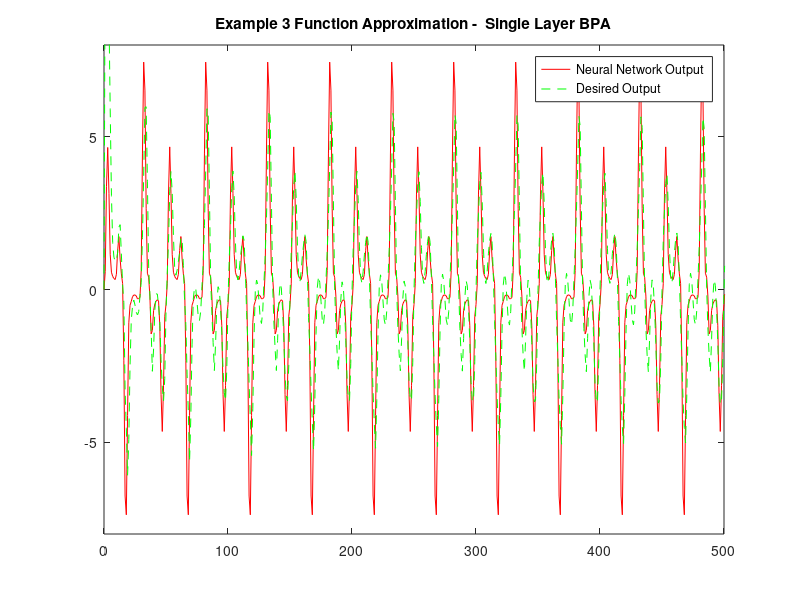

MATLAB code to generate this figure:
 clc;close all;clear all;
a = 1; b = 1;

m0 = 1;
m1 = 20;
m2 = 1;

w1 = rand(m1,m0+1);
w2 = rand(m2,m1+1);

w4 = rand(m1,m0+1);
w5 = rand(m2,m1+1);

eta = 0.011;
n = 0:1:10000;
yp = [0] ;
yphat = 0;

for k=1:length(n)
        
        u = sin(2*pi*k/25)+sin(2*pi*k/10);
        
        u1 = u^3;
        
        
        p = [1;yp(end)];
        
        

        %FORWARD PASS
        
        v1 = w1*p;
        phi_v1 = a*tanh(b*v1); 
        y1_k = [1 ; phi_v1];
        v2 = w2*y1_k; 
        
        y3 = v2 ;
        
        %BACKWARD PASS
         
        
          
        p2 = [1;u];
        
        %FORWARD PASS
        
        v4= w4*p2;
        phi_v4 = a*tanh(b*v4); 
        y4_k = [1 ; phi_v4];
        v5 = w5*y4_k; 
       
        y6= v5;
        
        %error calculation
        
        yp1 =(yp(end)/(1 + (yp(end))^2))+ u1;
        yp = [yp yp1];
        
        yphat1 = y3 + y6;
        yphat = [yphat yphat1];
        
        E = yp1 - yphat1;

        phi_v2_diff = 1;
        phi_v1_diff = (b/a)*(a^2 - phi_v1.^2); 
        delta2 = E.*phi_v2_diff; 
        delta_w2 = eta.*delta2*(y1_k)'; 
       
        delta1 = (w2(:,2:length(w2))'*delta2).*(phi_v1_diff);
        delta_w1 = eta.*delta1*(p)';
        
        %WEIGHT UPDATION
        
        w1 = w1 + delta_w1;
        w2 = w2 + delta_w2;
        
        phi_v5_diff = 1;
        phi_v4_diff = (a/b)*(a^2 - phi_v4.^2); % 20 x 1
   
        %BACKWARD PASS
    
        delta5 = E.*phi_v5_diff; % 1 x 1   
        delta_w5 = eta.*delta5*(y4_k)'; % 1 x 11
        
        delta4 = (w5(:,2:length(w5))'*delta5).*(phi_v4_diff);
        delta_w4 = eta.*delta4*(p2)';
        
        % WEIGHT UPDATION
        w4 = w4 + delta_w4;
        w5 = w5 + delta_w5;
        

        

        
end


% ----------------------------------------------------------------------- %
%                           Plotting Graphs                               %
% ----------------------------------------------------------------------- %

K = 0:length(n);
figure;
plot(K,yp,'-r',K,yphat,'--g');
legend('Neural Network Output', 'Desired Output');
title('Example 3 Function Approximation -  Single Layer BPA');
axis([0 500 -8 8])
g=var(yp(2:end)-yphat(2:end));
h=var(yp(2:end));
perf=(1-(g/h))*100;
disp(perf)
mse = sum((yp(2:end)-yphat(2:end)).^2)/(length(yp(2:end)));
disp(mse);
